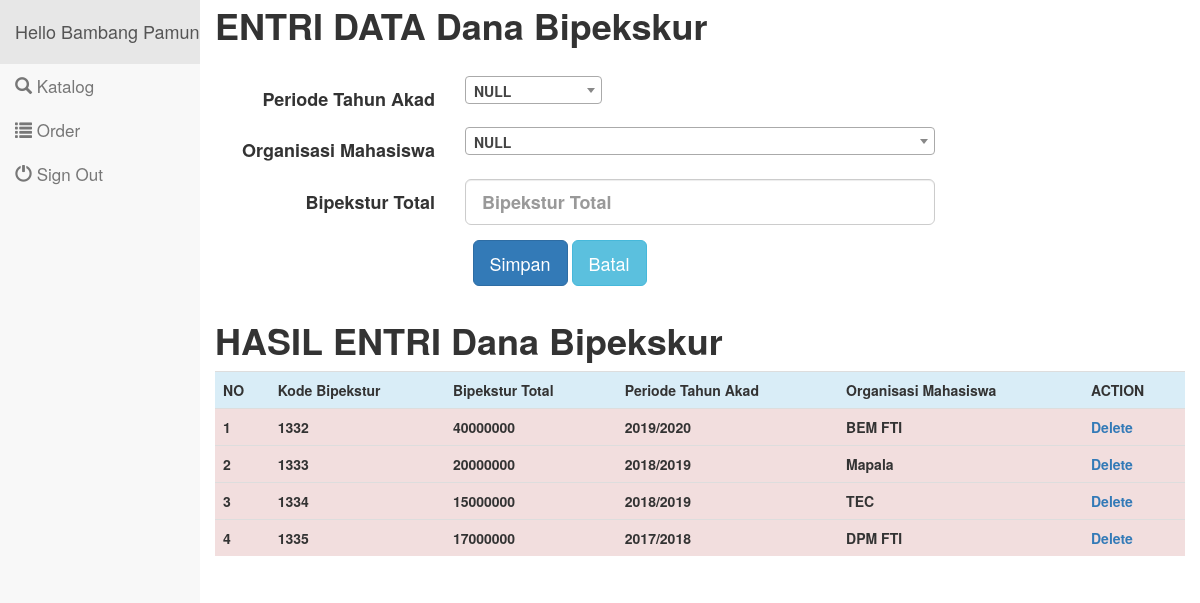
/danabipeks.php (signed in), run on the app's committed database.
### tables this page shows
CREATE TABLE `dana_bipeks` (
  `Kd_bipeks` int(10) NOT NULL,
  `Bipeks_total` int(11) NOT NULL,
  `Periode_th_akad` varchar(11) NOT NULL,
  `Kd_ORMA` varchar(10) NOT NULL,
  `bipeks_sisa` int(11) DEFAULT NULL
);

### danabipeks.php (the view, shortened to what this page needs)
<?php
include "includes/config.php";
	 $query = mysqli_query($connection, "SELECT * FROM dana_bipeks");
?>
<?php include("adminmenu.php") ?>
<div class="templatemo-content-wrapper">
<div class="templatemo-content entri-form">
	<div class="etri-form" style="margin-top: -15px";>
		<h1><b>ENTRI DATA Dana Bipekskur</h1><br>
	</div>
<div class="row">
	<div class="col-sm-12">
		<form method="POST" class="form-horizontal" enctype="multipart/form-data">
		  		  <div class="form-group form-group-lg">
			<label class="col-sm-3 control-label" for="Periode_th_akad">Periode Tahun Akad</label>
			<div class="col-md-2 col-sm-2 col-xs-2">
			</div>
		  </div>
		  <div class="form-group form-group-lg">
			<label class="col-sm-3 control-label" for="Kd_ORMA">Organisasi Mahasiswa</label>
			<div class="col-md-6 col-sm-6 col-xs-6">
			</div>
		  </div>
		   <div class="form-group form-group-lg">
			<label class="col-sm-3 control-label" for="Bipeks_total">Bipekstur Total</label>
			<div class="col-sm-6">
			  <input class="form-control" type="text" id="Bipeks_total" name="Bipeks_total" placeholder="Bipekstur Total">
			</div>
		  </div>
		  <div class="col-sm-3">
		  </div>
		  <div class="col-sm-4">
			<input class="btn btn-lg btn-primary" type="submit" value="Simpan" name="Simpan">
			<input class="btn btn-lg btn-info" type="reset" value="Batal">
		  </div>
		</form>
	<table class="table table-hover">
		<div class="etri-form">
			<br><br><br><h1><b>HASIL ENTRI Dana Bipekskur</b></h1>
		</div>
	<tr class="info">
				<th>NO</th>
				<th>Kode Bipekstur</th>
				<th>Bipekstur Total</th>
				<th>Periode Tahun Akad</th>
				<th>Organisasi Mahasiswa</th>
				<th>ACTION</th>
	</tr>
	<?php
		if(mysqli_num_rows($query)>0)
	{?>
		<?php $no=1; ?>
		<?php while ($row = mysqli_fetch_array($query))
			{ ?>
				<tr class="danger" height="20px">
					<td><?php echo $no; ?></td>
					<td><?php echo $row['Kd_bipeks']; ?> </td>
					<td><?php echo $row['Bipeks_total']; ?> </td>
					<td><?php echo $row['Periode_th_akad']; ?> </td>
					<td><?php echo $row['Kd_ORMA']; ?> </td>
					<td>
						<a href="danabipekshapus.php?danabipekshapus=<?php echo $row["Kd_bipeks"]?>">   Delete</a>
					</td>
				</tr>
				<?php $no++; ?>
			<?php  } ?>
	<?php  } ?>
	</table>
	</div>
</div>
</div>
</div>
<?php include("adminfooter.php") ?>

### css/menuvertical.css (style rules this page uses)
@media (min-width: 768px) { html,body { background-color: #f8f8f8; height: 100%; overflow: hidden; } }

### data on the page
dana_bipeks: Kd_bipeks "1332", Bipeks_total "40000000", Periode_th_akad "2019/2020", Kd_ORMA "BEM FTI"
dana_bipeks: Kd_bipeks "1333", Bipeks_total "20000000", Periode_th_akad "2018/2019", Kd_ORMA "Mapala"
dana_bipeks: Kd_bipeks "1334", Bipeks_total "15000000", Periode_th_akad "2018/2019", Kd_ORMA "TEC"
dana_bipeks: Kd_bipeks "1335", Bipeks_total "17000000", Periode_th_akad "2017/2018", Kd_ORMA "DPM FTI"

### other printed values
$_SESSION['admin_NAMA'] "Bambang Pamungkas"
